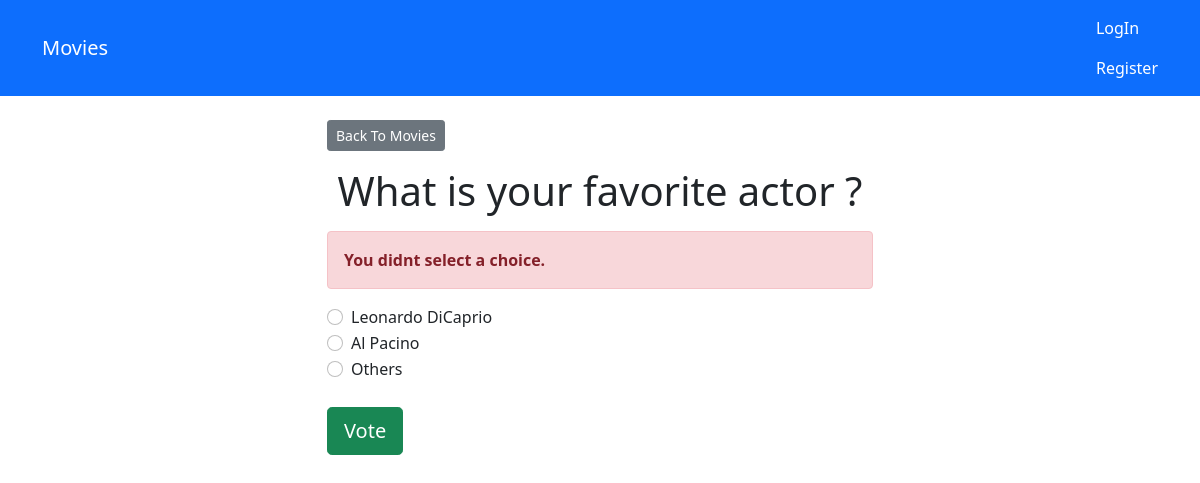
/movies/3/vote/, run on the app's committed database.
### movies/models.py (models this page shows, shortened)
class Question(models.Model):
    question_text = models.CharField(default='', max_length=200)

class Choice(models.Model):
    question = models.ForeignKey(Question, on_delete=models.CASCADE)
    choice_text = models.CharField(max_length=200)
    votes = models.IntegerField(default=0)

### movies/views.py (the view)
# urls.py: path('<int:question_id>/vote/', views.vote, name='vote')
def vote(request,question_id):
    question = get_object_or_404(Question,pk=question_id)
    try:
        selected_choice = question.choice_set.get(pk=request.POST['choice'])
    except(KeyError,Choice.DoesNotExist):
        return render(request,'movies/detail.html',{
            'question': question,
            'error_message': "You didnt select a choice.",
        })
    else:
        selected_choice.votes += 1
        selected_choice.save()
        return HttpResponseRedirect(reverse('movies:results', args=(question.id,)))

### templates/movies/detail.html (shortened to what this page needs)
{% extends 'base.html' %}
{% block content %}
<a class="btn btn-secondary btn-sm mb-3" href="{% url 'movies:index' %}">Back To Movies</a>
<h1 class="text-center mb-3">{{ question.question_text }}</h1>
{% if error_message %}
<p class="alert alert-danger">
    <strong>{{  error_message }}</strong>
</p>
{% endif %}
<form action="{% url 'movies:vote' question.id %}" method="post">
    {% for choice in question.choice_set.all %}
    <div class="form-check">
        <input
            type="radio"
            name="choice"
            class="form-check-input"
            id="choice{{ forloop.counter }}"
            value="{{ choice.id }}"
        />
        <label for="choice{{ forloop.counter }}">{{ choice.choice_text }}</label>
    </div>
    {% endfor %}
    <input type="submit" value="Vote" class="btn btn-success btn-lg btn-block mt-4"/>
</form>
{% endblock %}

### data on the page
Question: question_text "What is your favorite actor ?"
Choice: choice_text "Leonardo DiCaprio"
Choice: choice_text "Al Pacino"
Choice: choice_text "Others"

### other printed values
{{ error_message }} "You didnt select a choice."
